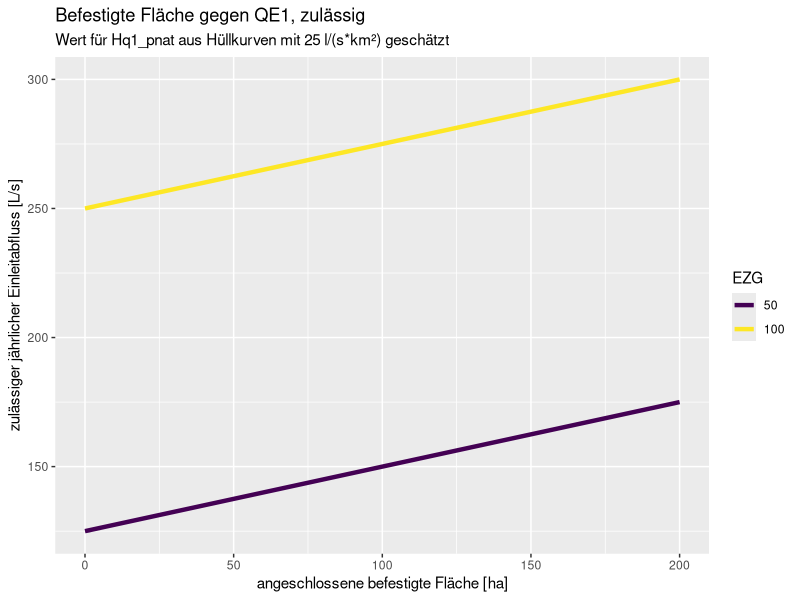

Write R code to recreate this figure.
## ---- chunk 1
knitr::opts_chunk$set(echo = TRUE)
## ---- chunk 2

library(tidyverse)

A_befestigt <- 0:200 #ha
A_EZG1 <- 50 # km²
A_EZG2 <- 100 # km²

#Gefaelle  < 0.5

# Aus Hüllkurven im Anhang

Hq1_pnat <- 25 # l/(s*km²)

# Hq2, pnat ist unbekant desweegen wird x = 0.1 gesetzt

x <- 0.1 

# Berechnung
QE1_zul <- Hq1_pnat*A_befestigt/100 + 0.1*Hq1_pnat*A_EZG1
QE1_zul2 <- Hq1_pnat*(A_befestigt/100 + 0.1*A_EZG2)

df <- data.frame(A_befestigt = A_befestigt, 
                 EZG = as.factor(rep(c(A_EZG1, A_EZG2), each = 201)),
                 QE1_zul = c(QE1_zul, QE1_zul2))

ggplot(df, aes( x = A_befestigt, y = QE1_zul, col = EZG)) + geom_line(lwd = 1.5)+
  ggtitle("Befestigte Fläche gegen QE1, zulässig", 
          subtitle = "Wert für Hq1_pnat aus Hüllkurven mit 25 l/(s*km²) geschätzt") +
  scale_color_viridis_d()+ xlab("angeschlossene befestigte Fläche [ha]") + 
  ylab("zulässiger jährlicher Einleitabfluss [L/s]")


